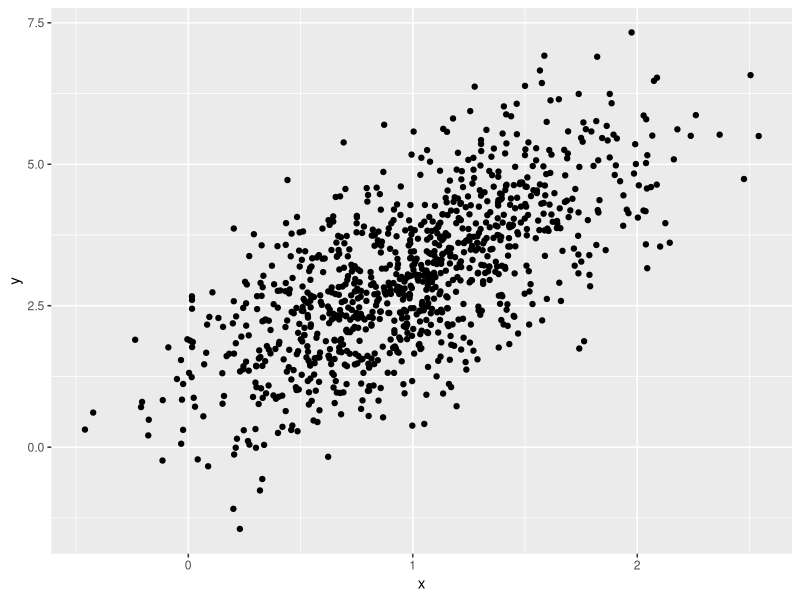

Reproduce this figure in R.
## ---- chunk 1
library(tidyverse)
## ---- chunk 2
samp = rnorm(100)
length(samp)
## ---- chunk 3
mean(samp)
sd(samp)
## ---- chunk 4

example_df=
  tibble(
    vec_numeric = 1:4,
    vec_char = c("My", "name", "is", "eman"),
    vec_factor = factor(c("male", "male", "female", "female"))
  )
## ---- chunk 5
new_df=
  tibble(
    x = rnorm(100),
    y = 1 + 2 * x + rnorm(100)
  )
## ---- chunk 6
plot_df =
  tibble(
    x=rnorm(1000, mean=1, sd=.5),
    y=1+2*x+rnorm(1000)
  )
ggplot(plot_df, aes(x=x, y=y))+geom_point()
